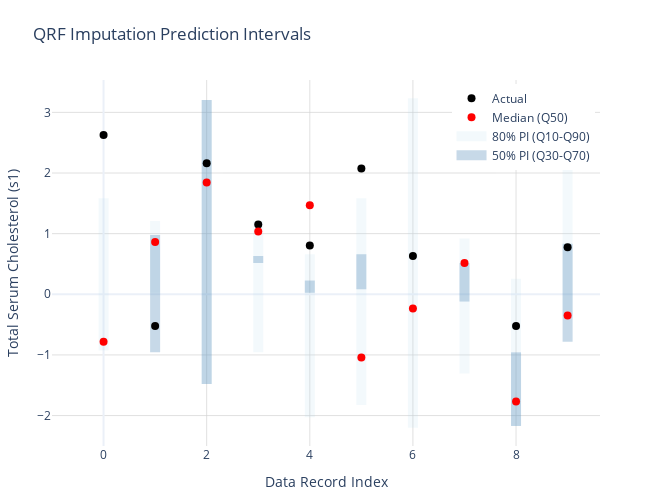

The cell this chart's notebook holds for it:
### Markdown cell above
## Visualizing prediction intervals

One of the advantages of QRF is that it can provide prediction intervals, which can help us understand the uncertainty in our imputed values.

### Code cell
# Create a prediction interval plot for the first 10 records
# Number of records to plot
n_records = 10

# Prepare data for plotting
records = list(range(n_records))
actuals = actual_values.iloc[:n_records, 0].values
medians = imputed_values[0.5].iloc[:n_records, 0].values
q30 = imputed_values[0.3].iloc[:n_records, 0].values
q70 = imputed_values[0.7].iloc[:n_records, 0].values
q10 = imputed_values[0.1].iloc[:n_records, 0].values
q90 = imputed_values[0.9].iloc[:n_records, 0].values

# Create the base figure
fig = go.Figure()

# Add 80% prediction interval (Q10-Q90)
for i in range(n_records):
    fig.add_trace(
        go.Scatter(
            x=[i, i],
            y=[q10[i], q90[i]],
            mode="lines",
            line=dict(width=10, color="rgba(173, 216, 230, 0.15)"),
            hoverinfo="none",
            showlegend=False,
        )
    )

# Add 50% prediction interval (Q30-Q70)
for i in range(n_records):
    fig.add_trace(
        go.Scatter(
            x=[i, i],
            y=[q30[i], q70[i]],
            mode="lines",
            line=dict(width=10, color="rgba(70, 130, 180, 0.3)"),
            hoverinfo="none",
            showlegend=False,
        )
    )

# Add actual values
fig.add_trace(
    go.Scatter(
        x=records,
        y=actuals,
        mode="markers",
        marker=dict(color="black", size=8),
        name="Actual",
    )
)

# Add median predictions
fig.add_trace(
    go.Scatter(
        x=records,
        y=medians,
        mode="markers",
        marker=dict(color="red", size=8),
        name="Median (Q50)",
    )
)

# Add dashed line for Q10
fig.add_trace(
    go.Scatter(
        x=[-1, -1],  # Dummy points for legend
        y=[0, 0],  # Dummy points for legend
        mode="lines",
        line=dict(color="rgba(173, 216, 230, 0.15)", width=10),
        name="80% PI (Q10-Q90)",
    )
)

# Add dashed line for Q30
fig.add_trace(
    go.Scatter(
        x=[-1, -1],  # Dummy points for legend
        y=[0, 0],  # Dummy points for legend
        mode="lines",
        line=dict(color="rgba(70, 130, 180, 0.3)", width=10),
        name="50% PI (Q30-Q70)",
    )
)

# Update layout with smaller width to fit in the book layout
fig.update_layout(
    title="QRF Imputation Prediction Intervals",
    xaxis=dict(
        title="Data Record Index",
        showgrid=True,
        gridwidth=1,
        gridcolor="rgba(211, 211, 211, 0.7)",
    ),
    yaxis=dict(
        title="Total Serum Cholesterol (s1)",
        showgrid=True,
        gridwidth=1,
        gridcolor="rgba(211, 211, 211, 0.7)",
    ),
    width=650,
    height=500,
    template="plotly_white",
    margin=dict(l=50, r=50, t=80, b=50),  # Adjust margins
    legend=dict(yanchor="top", y=0.99, xanchor="right", x=0.99),
)

fig.show()

### Figure 1 — Plotly figure (JSON) as saved in the notebook; plotly's stock layout.template omitted (floating-point values rounded to 4 significant figures)
{"data": [{"hoverinfo": "none", "line": {"color": "rgba(173, 216, 230, 0.15)", "width": 10}, "mode": "lines", "showlegend": false, "type": "scatter", "x": [0, 0], "y": [-0.9287, 1.585]}, {"hoverinfo": "none", "line": {"color": "rgba(173, 216, 230, 0.15)", "width": 10}, "mode": "lines", "showlegend": false, "type": "scatter", "x": [1, 1], "y": [0.02484, 1.21]}, {"hoverinfo": "none", "line": {"color": "rgba(173, 216, 230, 0.15)", "width": 10}, "mode": "lines", "showlegend": false, "type": "scatter", "x": [2, 2], "y": [-1.478, 3.203]}, {"hoverinfo": "none", "line": {"color": "rgba(173, 216, 230, 0.15)", "width": 10}, "mode": "lines", "showlegend": false, "type": "scatter", "x": [3, 3], "y": [-0.9576, 1.21]}, {"hoverinfo": "none", "line": {"color": "rgba(173, 216, 230, 0.15)", "width": 10}, "mode": "lines", "showlegend": false, "type": "scatter", "x": [4, 4], "y": [-2.027, 0.6605]}, {"hoverinfo": "none", "line": {"color": "rgba(173, 216, 230, 0.15)", "width": 10}, "mode": "lines", "showlegend": false, "type": "scatter", "x": [5, 5], "y": [-1.824, 1.585]}, {"hoverinfo": "none", "line": {"color": "rgba(173, 216, 230, 0.15)", "width": 10}, "mode": "lines", "showlegend": false, "type": "scatter", "x": [6, 6], "y": [-2.2, 3.232]}, {"hoverinfo": "none", "line": {"color": "rgba(173, 216, 230, 0.15)", "width": 10}, "mode": "lines", "showlegend": false, "type": "scatter", "x": [7, 7], "y": [-1.304, 0.9206]}, {"hoverinfo": "none", "line": {"color": "rgba(173, 216, 230, 0.15)", "width": 10}, "mode": "lines", "showlegend": false, "type": "scatter", "x": [8, 8], "y": [-2.171, 0.256]}, {"hoverinfo": "none", "line": {"color": "rgba(173, 216, 230, 0.15)", "width": 10}, "mode": "lines", "showlegend": false, "type": "scatter", "x": [9, 9], "y": [-0.3508, 2.683]}, {"hoverinfo": "none", "line": {"color": "rgba(70, 130, 180, 0.3)", "width": 10}, "mode": "lines", "showlegend": false, "type": "scatter", "x": [0, 0], "y": [0.4872, 0.4872]}, {"hoverinfo": "none", "line": {"color": "rgba(70, 130, 180, 0.3)", "width": 10}, "mode": "lines", "showlegend": false, "type": "scatter", "x": [1, 1], "y": [-0.9576, 0.9784]}, {"hoverinfo": "none", "line": {"color": "rgba(70, 130, 180, 0.3)", "width": 10}, "mode": "lines", "showlegend": false, "type": "scatter", "x": [2, 2], "y": [-1.478, 3.203]}, {"hoverinfo": "none", "line": {"color": "rgba(70, 130, 180, 0.3)", "width": 10}, "mode": "lines", "showlegend": false, "type": "scatter", "x": [3, 3], "y": [0.5161, 0.6316]}, {"hoverinfo": "none", "line": {"color": "rgba(70, 130, 180, 0.3)", "width": 10}, "mode": "lines", "showlegend": false, "type": "scatter", "x": [4, 4], "y": [0.2271, 0.02484]}, {"hoverinfo": "none", "line": {"color": "rgba(70, 130, 180, 0.3)", "width": 10}, "mode": "lines", "showlegend": false, "type": "scatter", "x": [5, 5], "y": [0.08263, 0.6605]}, {"hoverinfo": "none", "line": {"color": "rgba(70, 130, 180, 0.3)", "width": 10}, "mode": "lines", "showlegend": false, "type": "scatter", "x": [6, 6], "y": [0.4583, 0.4583]}, {"hoverinfo": "none", "line": {"color": "rgba(70, 130, 180, 0.3)", "width": 10}, "mode": "lines", "showlegend": false, "type": "scatter", "x": [7, 7], "y": [0.5161, -0.1196]}, {"hoverinfo": "none", "line": {"color": "rgba(70, 130, 180, 0.3)", "width": 10}, "mode": "lines", "showlegend": false, "type": "scatter", "x": [8, 8], "y": [-2.171, -0.9576]}, {"hoverinfo": "none", "line": {"color": "rgba(70, 130, 180, 0.3)", "width": 10}, "mode": "lines", "showlegend": false, "type": "scatter", "x": [9, 9], "y": [-0.7842, 0.8339]}, {"marker": {"color": "black", "size": 8}, "mode": "markers", "name": "Actual", "type": "scatter", "x": [0, 1, 2, 3, 4, 5, 6, 7, 8, 9], "y": [2.625, -0.5242, 2.163, 1.152, 0.805, 2.076, 0.6316, 2.308, -0.5242, 0.7761]}, {"marker": {"color": "red", "size": 8}, "mode": "markers", "name": "Median (Q50)", "type": "scatter", "x": [0, 1, 2, 3, 4, 5, 6, 7, 8, 9], "y": [-0.7842, 0.8628, 1.845, 1.036, 1.47, -1.044, -0.2352, 0.5161, -1.767, -0.3508]}, {"line": {"color": "rgba(173, 216, 230, 0.15)", "width": 10}, "mode": "lines", "name": "80% PI (Q10-Q90)", "type": "scatter", "x": [-1, -1], "y": [0, 0]}, {"line": {"color": "rgba(70, 130, 180, 0.3)", "width": 10}, "mode": "lines", "name": "50% PI (Q30-Q70)", "type": "scatter", "x": [-1, -1], "y": [0, 0]}], "layout": {"height": 500, "legend": {"x": 0.99, "xanchor": "right", "y": 0.99, "yanchor": "top"}, "margin": {"b": 50, "l": 50, "r": 50, "t": 80}, "title": {"text": "QRF Imputation Prediction Intervals"}, "width": 650, "xaxis": {"gridcolor": "rgba(211, 211, 211, 0.7)", "gridwidth": 1, "showgrid": true, "title": {"text": "Data Record Index"}}, "yaxis": {"gridcolor": "rgba(211, 211, 211, 0.7)", "gridwidth": 1, "showgrid": true, "title": {"text": "Total Serum Cholesterol (s1)"}}}}
